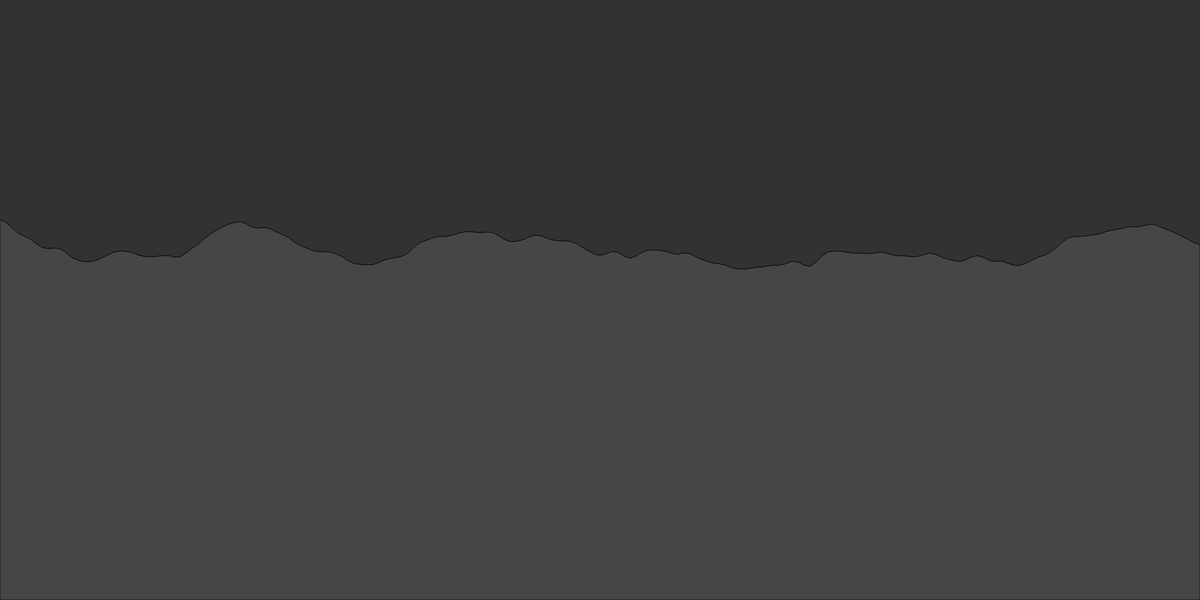
Frame 1 (no input)
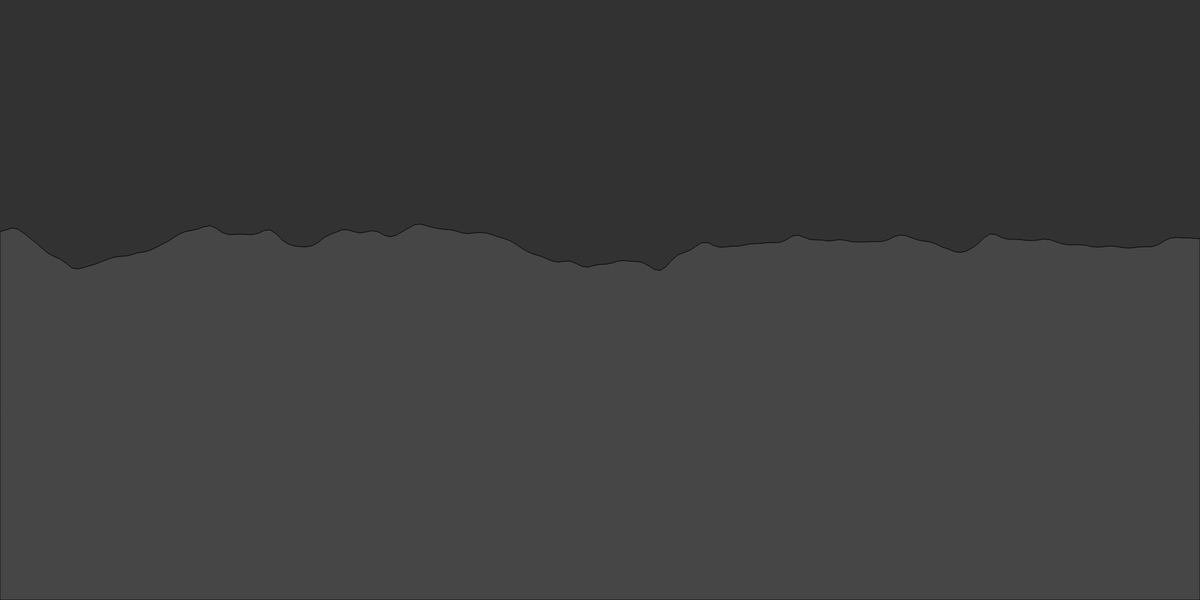
Frame 60 (no input)
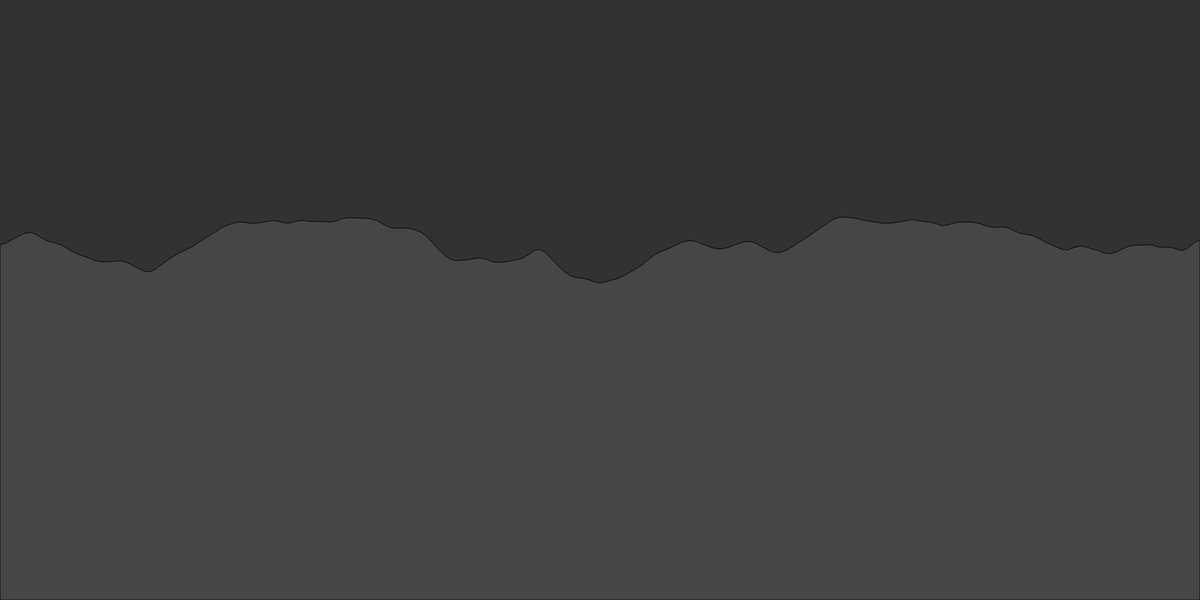
Frame 120 (the mouse pressed at the canvas centre since frame 60)

The p5.js sketch that drew these frames (run headless with seeded random() and noise() and a simulated clock; from frame 60 on, the mouse is pressed at the canvas centre):

// p5.js sketch
// ── sketch.js
var yoff = 0.0;  


function setup(){
    createCanvas(2000, 1000);
}

function draw() {
    background(50);    
    fill(70);
    
    beginShape();    
var xoff = 0;
  
    for (var x = 0; x <= width; x += 10) {

        var y = map(noise(xoff, yoff), 0, 1, 500,300);

        vertex(x, y); 

        xoff += 0.05;
    }
  
    yoff += 0.01;
    vertex(width, height);
    vertex(0, height);
    endShape(CLOSE);
}
    
